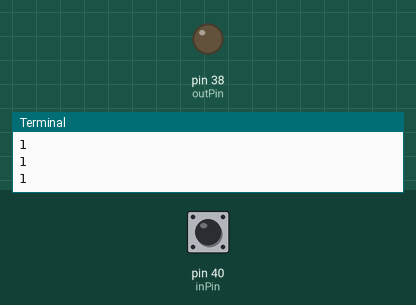
Simulated run of this program. Board: Raspberry Pi (header pin numbers). On the bench: output pins drawn as LEDs (lit = HIGH), the last lines printed to the terminal. The inputs (shaded band) are chosen by the test bench; at power-on: pin 40 (inPin) HIGH.

Above: at 1.2 s.
1.3 s: pin 40 (inPin) pulled LOW for 0.15 s
At 2.1 s:
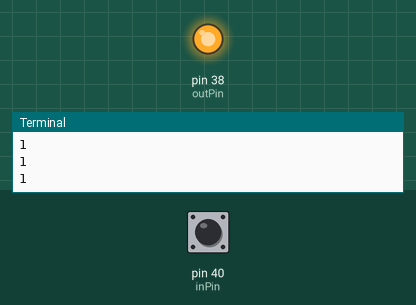
3.0 s: pin 40 (inPin) pulled LOW for 1 s
At 5.2 s:
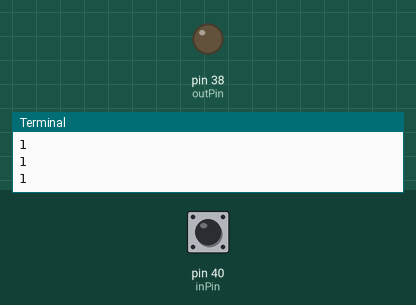
5.5 s: pin 40 (inPin) pulled LOW for 3.2 s
At 9.0 s:
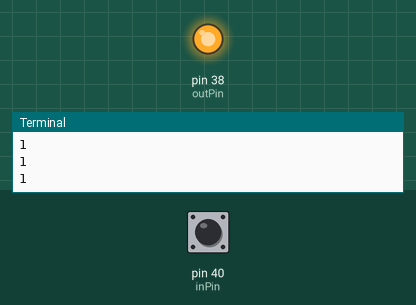
Timing chart, 0 to 10.5 s (numbered marks = the images above; inputs shaded):
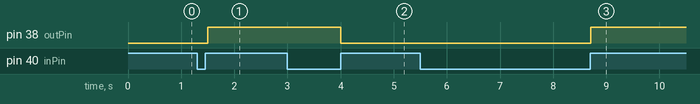

Measured:
- after the input at 1.3 s, pin 38 (outPin): LOW → HIGH after 0.20 s
- after the input at 3.0 s, pin 38 (outPin): HIGH → LOW after 1.0 s
- after the input at 5.5 s, pin 38 (outPin): LOW → HIGH after 3.2 s

The program:

4._ButttonLED_PullUp_Toggle_Switch.py
```python
import RPi.GPIO as GPIO
from time import sleep

# Define pin numbers
inPin = 40
outPin = 38

# Initial States
LEDState = 0 # Initial state of the LED
buttonState=1 #Current state of button switch
buttonStateOld=1 #previos state of button switch

GPIO.setwarnings(False) #Ignre warnings for now
GPIO.setmode(GPIO.BOARD) #Physical numbering system
GPIO.setup(inPin, GPIO.IN, pull_up_down= GPIO.PUD_UP) #use of internal pull up resistors.
GPIO.setup(outPin, GPIO.OUT)

try:
    while True:
        #read the current state of the button
        buttonState= GPIO.input(inPin)
        print(buttonState)

        #check if the button state has changed from the present to released.
        if buttonState==1 and buttonStateOld==0:
            #TOGGLE THE STATE OF LED
            LEDState = not LEDState
            # SET THE OUTPUT PIN TO THE NEW LED STATE
            GPIO.output(outPin, LEDState)

        #Update the previos button state
        buttonStateOld = buttonState

        sleep(0.1)

except KeyboardInterrupt:
    GPIO.cleanup()
```
